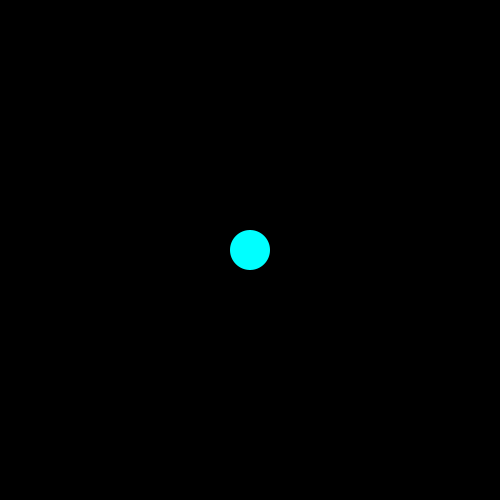
Frame 1 (no input)
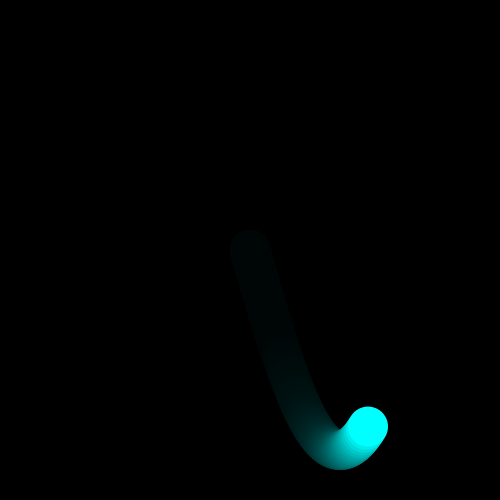
Frame 60 (the mouse pressed at the canvas centre just before this capture)
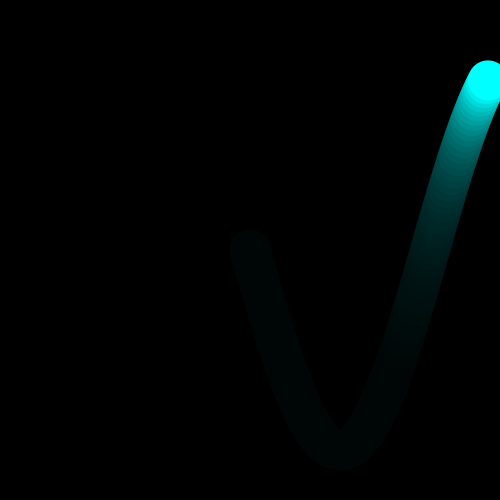
Frame 120 (the mouse held since frame 60 and released just before this capture)

The Processing sketch that drew these frames (run headless with seeded random() and noise(); from frame 60 on, the mouse is pressed at the canvas centre):

// Processing sketch: sketch_191023c
// ── sketch_191023c.pde
//X座標
float posX;
//Y座標
float posY;
//速度
float speed;
//角度を保存する変数
float theta;
//極座標の為の半径
float radius;

void setup(){
  size(500,500);
  //フレームレートの変更
  frameRate(60);
  background(0);
  //初期値は画面の中央
  posX = width/2;
  posY = height/2;
  speed = 2.0;
  theta = 0;
  radius = 200;
}

void draw(){
  //background(0);
  fill(0,20);
  rect(0,0,width,height);
  
  //画面のY座標起点を中央に下げる
  translate(0,height/2);
  
  //線なし
  noStroke();
  //塗り
  fill(0,255,255);
  
  // 三角関数は -1 ~ +1の間の値を返す
  float posY = radius * sin(radians(theta));
  println(posY);
 
  //円を描画
  ellipse(posX,posY,40,40);
  
  //現在のX座標に速度を足す
  posX = posX + speed;
  //もしposXが画面幅を超えたら
  if(posX > width){
    posX = 0;
  }
  
  //角度を1度ずつ増やす
  theta = theta + 2;
  
  //もしthetaが360度を超えたら
  if(theta > 360){
    theta = 0;
  }
}
